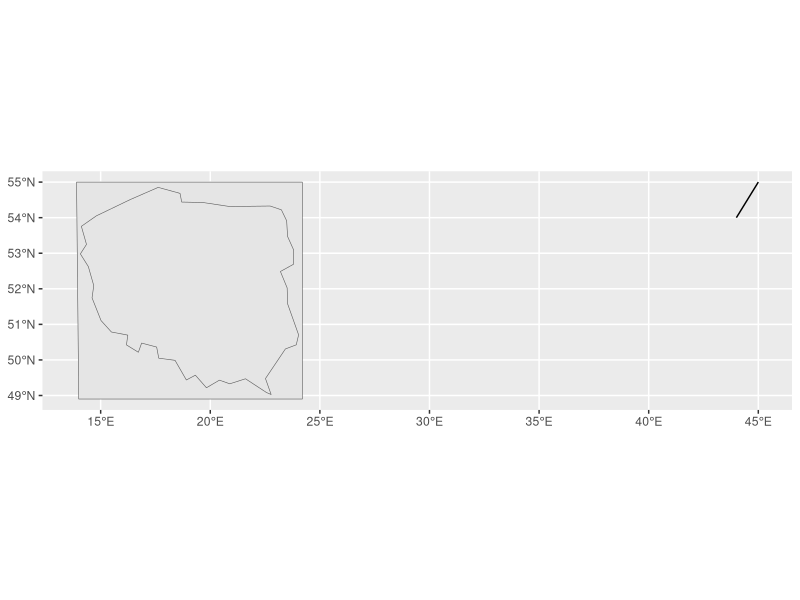

Recreate this plot in R.
## ---- chunk 1
knitr::opts_chunk$set(echo = FALSE)
## ---- chunk 2
library(spData)
library(dplyr)
library(ggplot2)
library(sf)
## ---- chunk 3
linestring_matrix = rbind(c(45, 55), c(44, 54))
line <- st_linestring(linestring_matrix) %>%
  st_sfc(crs=4326)%>%
  st_sf()

## ---- chunk 4
polygon_list = list(rbind(c(13.9, 55), c(24.2, 55), c(24.2, 48.9), c(14, 48.9), c(13.9, 55)))
kwadrat <- st_polygon(polygon_list) %>%
  st_sfc(crs = 4326)%>%
  st_sf()
## ---- chunk 5
Polska <-world %>%
  filter(name_long =="Poland")
## ---- chunk 6
ggplot() +
  geom_sf(data = kwadrat) +
  geom_sf(data = Polska) +
  geom_sf(data = line)
